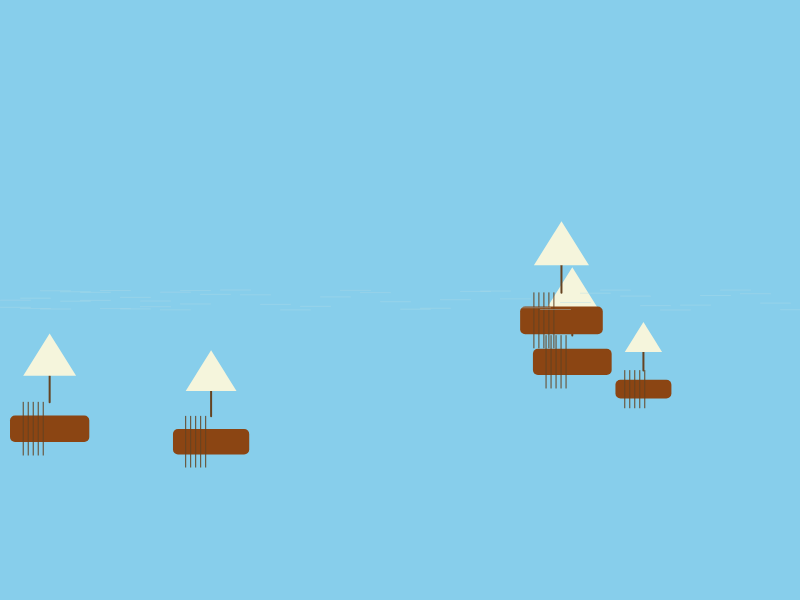
Frame 1 (no input)
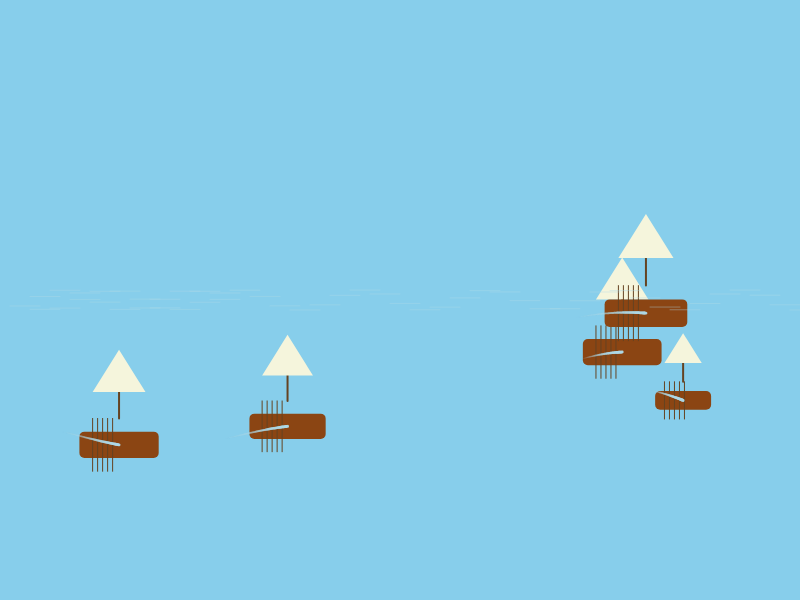
Frame 60 (no input)
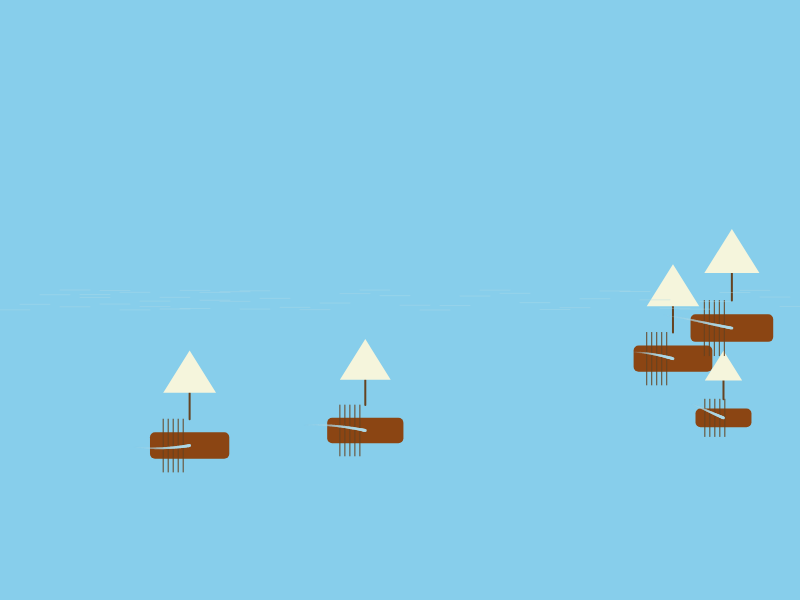
Frame 120 (the mouse pressed at the canvas centre since frame 60)

The p5.js sketch that drew these frames (run headless with seeded random() and noise() and a simulated clock; from frame 60 on, the mouse is pressed at the canvas centre):

// p5.js sketch
// ── sketch.js
let ships = [];
let wakes = [];

class Ship {
  constructor() {
    this.x = random(width);
    this.y = random(height / 2, height);
    this.size = random(30, 60);
    this.speed = random(0.5, 1.5);
    this.angle = 0;
    this.trail = [];
    this.maxTrailLength = 50;
  }

  update() {
    this.x += this.speed;
    this.y += sin(this.x * 0.02) * 0.3;

    if (this.x > width + 100) {
      this.x = -100;
      this.y = random(height / 2, height);
    }

    this.trail.push({ x: this.x, y: this.y, alpha: 255 });
    if (this.trail.length > this.maxTrailLength) {
      this.trail.shift();
    }
  }

  display() {
    push();
    translate(this.x, this.y);
    rotate(this.angle);

    // Ship body
    fill(139, 69, 19); // Brown
    noStroke();
    rectMode(CENTER);
    rect(0, 0, this.size * 1.5, this.size / 2, 5);

    // Mast
    stroke(101, 67, 33);
    strokeWeight(2);
    line(0, -this.size / 2, 0, -this.size);

    // Sail
    fill(245, 245, 220);
    noStroke();
    triangle(-this.size / 2, -this.size, this.size / 2, -this.size, 0, -this.size * 1.8);

    // Details (wood texture)
    stroke(101, 67, 33);
    strokeWeight(1);
    for (let i = 0; i < 5; i++) {
      line(-this.size / 2 + i * 5, -this.size / 2, -this.size / 2 + i * 5, this.size / 2);
    }

    pop();
  }

  displayWake() {
    for (let i = 0; i < this.trail.length - 1; i++) {
      let point = this.trail[i];
      let nextPoint = this.trail[i + 1];

      if (point && nextPoint) {
        let alpha = map(i, 0, this.trail.length, 0, 255);
        stroke(173, 216, 230, alpha);
        strokeWeight(map(i, 0, this.trail.length, 1, 3));
        line(point.x, point.y, nextPoint.x, nextPoint.y);
      }
    }
  }
}

function setup() {
  createCanvas(800, 600);
  colorMode(RGB);

  for (let i = 0; i < 5; i++) {
    ships.push(new Ship());
  }

  background(135, 206, 235); // Sky blue
}

function draw() {
  // Draw sea
  background(135, 206, 235);

  for (let ship of ships) {
    ship.update();
    ship.display();
    ship.displayWake();
  }

  // Add some waves
  stroke(173, 216, 230, 100);
  strokeWeight(1);
  for (let i = 0; i < 50; i++) {
    let x = (frameCount * 0.5 + i * 20) % width;
    let y = height / 2 + sin(frameCount * 0.02 + i) * 10;
    line(x, y, x + 30, y);
  }
}
